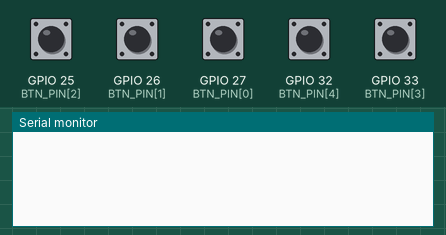
This sketch was run on a simulated ESP32. Shown: the last lines printed to the serial monitor. The test bench sets the inputs (shaded band); at power-on: GPIO 25 (BTN_PIN[2]), GPIO 26 (BTN_PIN[1]), GPIO 27 (BTN_PIN[0]), GPIO 32 (BTN_PIN[4]), GPIO 33 (BTN_PIN[3]) HIGH.

Above: at 1.2 s.
1.3 s: GPIO 25 (BTN_PIN[2]) pulled LOW for 0.15 s
At 1.9 s:
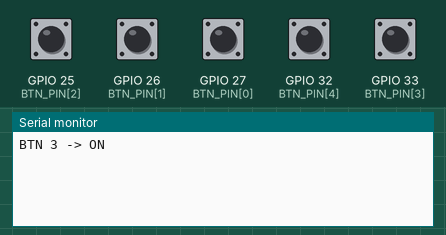
2.9 s: GPIO 26 (BTN_PIN[1]) pulled LOW for 0.15 s
At 3.8 s:
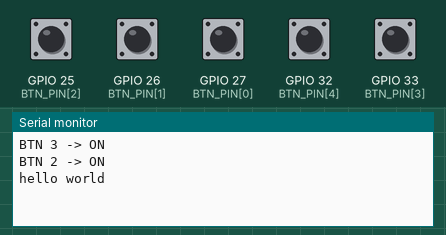
4.5 s: GPIO 25 (BTN_PIN[2]) pulled LOW for 1 s
At 5.5 s:
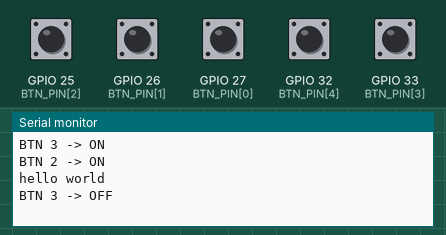
7.0 s: GPIO 27 (BTN_PIN[0]) pulled LOW for 0.15 s
At 7.4 s:
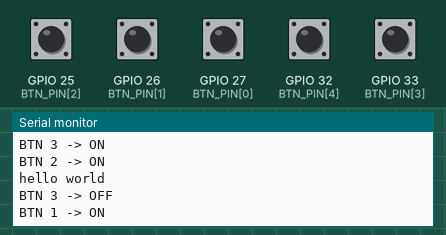
8.6 s: GPIO 32 (BTN_PIN[4]) pulled LOW for 0.15 s
At 9.8 s:
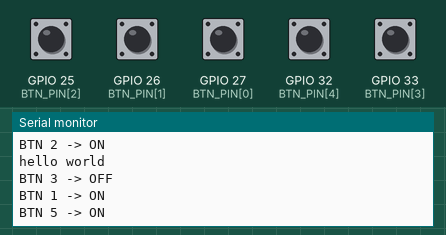
10.2 s: GPIO 33 (BTN_PIN[3]) pulled LOW for 0.15 s
At 11.0 s:
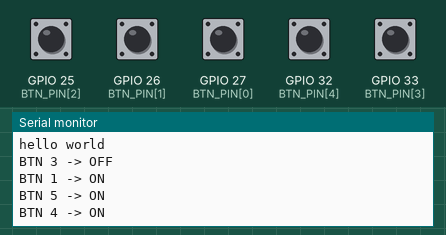
Timing chart, 0 to 12.8 s (numbered marks = the images above; inputs shaded):
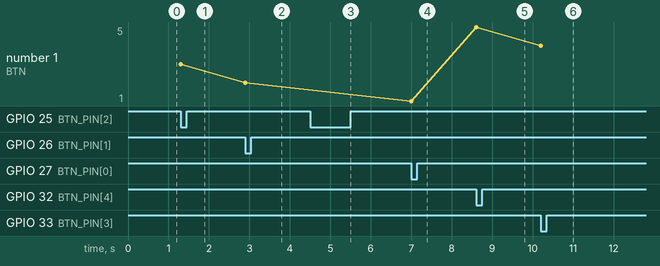

Measured:
- after the input at 1.3 s, the serial monitor: prints a new line at once (image 1)
- after the input at 2.9 s, the serial monitor: prints a new line at once (image 2)
- after the input at 4.5 s, the serial monitor: prints a new line at once (image 3)
- after the input at 7.0 s, the serial monitor: prints a new line at once (image 4)
- after the input at 8.6 s, the serial monitor: prints a new line at once (image 5)
- after the input at 10.2 s, the serial monitor: prints a new line at once (image 6)
- plotted number 1: 3 → 2 after the input at 2.9 s, 2 → 1 after the input at 7.0 s, 1 → 5 after the input at 8.6 s, 5 → 4 after the input at 10.2 s

The sketch:

Space_division_LED_4andTrigger_1_3.ino
```cpp
/*************************************************
 * ESP32 Multi-Input ON / OFF Switch
 * - Button (GPIO 12)
 * - Serial command
 *************************************************/

#define BTN_COUNT 5
const uint8_t BTN_PIN[BTN_COUNT] = {27, 26, 25, 33, 32};           // ขาปุ่มกด

bool btnState[BTN_COUNT]   = {false, false, false, false, false};     // สถานะ ON / OFF กลาง
bool lastBtnState[BTN_COUNT] = {false, false, false, false, false};
bool lastBtn[BTN_COUNT]   = {HIGH, HIGH, HIGH, HIGH, HIGH};         // สถานะปุ่มก่อนหน้า

// ---------- ฟังก์ชันกลาง ----------
void toggleButton(uint8_t i) {
  btnState[i] = !btnState[i];

  Serial.print("BTN ");
  Serial.print(i + 1);
  Serial.print(" -> ");
  Serial.println(btnState[i] ? "ON" : "OFF");
}
//----------------ฟังก์ชันตั้งค่าสวิตช์จากภายนอก------
void setSwitch(uint8_t i, bool state, const char* source) {
  if (btnState[i] != state) {   // เปลี่ยนเฉพาะเมื่อสถานะต่าง
    btnState[i] = state;

    Serial.print(source);
    Serial.print(" SET BTN ");
    Serial.print(i + 1);
    Serial.print(" -> ");
    Serial.println(state ? "ON" : "OFF");
  }
}
// ---------- อ่านปุ่ม ----------
void readButtons() {
  for (uint8_t i = 0; i < BTN_COUNT; i++) {
    bool nowBtn = digitalRead(BTN_PIN[i]);

    if (lastBtn[i] == HIGH && nowBtn == LOW) {
      toggleButton(i);
      delay(150); // debounce
    }

    lastBtn[i] = nowBtn;
  }
}
//---------------สังเเต่หนึง-----------
void readButtons_on() {
  // ตรวจจับ OFF -> ON ของสวิตช์ตัวที่ 2
  if (lastBtnState[1] == false && btnState[1] == true) {
    Serial.println("hello world");
  }

  // อัปเดตสถานะเดิม
  lastBtnState[1] = btnState[1];
}
// ---------- SETUP ----------
void setup() {
  Serial.begin(9600);

  for (uint8_t i = 0; i < BTN_COUNT; i++) {
    pinMode(BTN_PIN[i], INPUT_PULLUP);
  }
}
//------------------ฟังก์ชันอ่านคำสั่งจาก Serial-------------------
void readSerialCommand() {
  if (!Serial.available()) return;

  String cmd = Serial.readStringUntil('\n');
  cmd.trim();
  cmd.toLowerCase();

  // รูปแบบคำสั่ง: set on 2 / set off 2
  if (cmd.startsWith("set")) {
    int s1 = cmd.indexOf(' ');
    int s2 = cmd.indexOf(' ', s1 + 1);

    if (s1 < 0 || s2 < 0) return;

    String action = cmd.substring(s1 + 1, s2);
    int index = cmd.substring(s2 + 1).toInt() - 1;

    if (index < 0 || index >= BTN_COUNT) return;

    if (action == "on") {
      setSwitch(index, true, "SERIAL");
    }
    else if (action == "off") {
      setSwitch(index, false, "SERIAL");
    }
  }
}
// ---------- LOOP ----------
void loop() {
  readButtons();  // ปุ่มจริง
  readSerialCommand();  // คำสั่งภายนอก
  readButtons_on(); // logic ของคุณ

  // ตัวอย่างการใช้งาน
  if (btnState[0]) {
    // ปุ่มที่ 1 ON
//    Serial.print("FFFFFFF1 /n ");
  }

  if (btnState[1]) {
    // ปุ่มที่ 2 ON
//    Serial.print("FFFFFFF2 /n ");
  }
}
```
